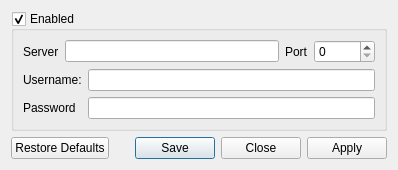
<?xml version="1.0" encoding="UTF-8"?>
<ui version="4.0">
 <class>ProxySettingsDialog</class>
 <widget class="QDialog" name="ProxySettingsDialog">
  <property name="geometry">
   <rect>
    <x>0</x>
    <y>0</y>
    <width>398</width>
    <height>160</height>
   </rect>
  </property>
  <property name="windowTitle">
   <string>Proxy settings</string>
  </property>
  <property name="locale">
   <locale language="English" country="UnitedStates"/>
  </property>
  <layout class="QVBoxLayout" name="verticalLayout">
   <item>
    <widget class="QGroupBox" name="enabled">
     <property name="title">
      <string>Enabled</string>
     </property>
     <property name="checkable">
      <bool>true</bool>
     </property>
     <layout class="QFormLayout" name="formLayout">
      <item row="0" column="0" colspan="2">
       <layout class="QHBoxLayout" name="horizontalLayout">
        <item>
         <widget class="QLabel" name="label">
          <property name="text">
           <string>Server</string>
          </property>
         </widget>
        </item>
        <item>
         <widget class="QLineEdit" name="serverName"/>
        </item>
        <item>
         <widget class="QLabel" name="label_2">
          <property name="text">
           <string>Port</string>
          </property>
         </widget>
        </item>
        <item>
         <widget class="QSpinBox" name="port">
          <property name="minimum">
           <number>0</number>
          </property>
          <property name="maximum">
           <number>65535</number>
          </property>
          <property name="value">
           <number>0</number>
          </property>
         </widget>
        </item>
       </layout>
      </item>
      <item row="1" column="0">
       <widget class="QLabel" name="label_3">
        <property name="text">
         <string>Username:</string>
        </property>
       </widget>
      </item>
      <item row="1" column="1">
       <widget class="QLineEdit" name="username"/>
      </item>
      <item row="2" column="0">
       <widget class="QLabel" name="label_4">
        <property name="text">
         <string>Password</string>
        </property>
       </widget>
      </item>
      <item row="2" column="1">
       <widget class="QLineEdit" name="password"/>
      </item>
     </layout>
    </widget>
   </item>
   <item>
    <spacer name="verticalSpacer">
     <property name="orientation">
      <enum>Qt::Vertical</enum>
     </property>
     <property name="sizeHint" stdset="0">
      <size>
       <width>20</width>
       <height>249</height>
      </size>
     </property>
    </spacer>
   </item>
   <item>
    <widget class="QDialogButtonBox" name="buttonBox">
     <property name="standardButtons">
      <set>QDialogButtonBox::Apply|QDialogButtonBox::Close|QDialogButtonBox::RestoreDefaults|QDialogButtonBox::Save</set>
     </property>
    </widget>
   </item>
  </layout>
 </widget>
 <resources/>
 <connections>
  <connection>
   <sender>enabled</sender>
   <signal>toggled(bool)</signal>
   <receiver>ProxySettingsDialog</receiver>
   <slot>proxyEnabled(bool)</slot>
   <hints>
    <hint type="sourcelabel">
     <x>330</x>
     <y>62</y>
    </hint>
    <hint type="destinationlabel">
     <x>330</x>
     <y>385</y>
    </hint>
   </hints>
  </connection>
 </connections>
 <slots>
  <slot>save()</slot>
  <slot>apply()</slot>
  <slot>proxyEnabled(bool)</slot>
 </slots>
</ui>
